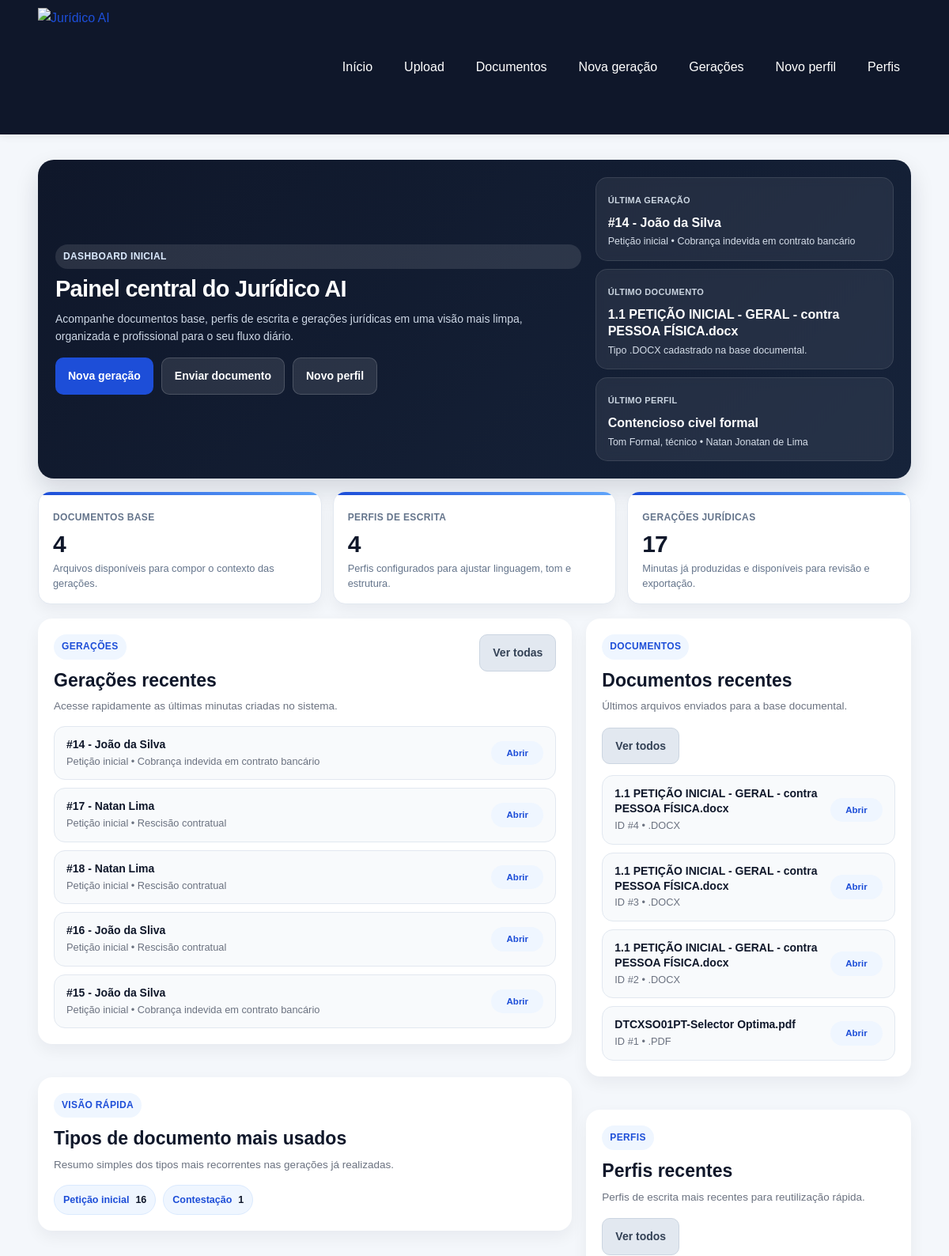
Before: / (upper part) with the older database file.
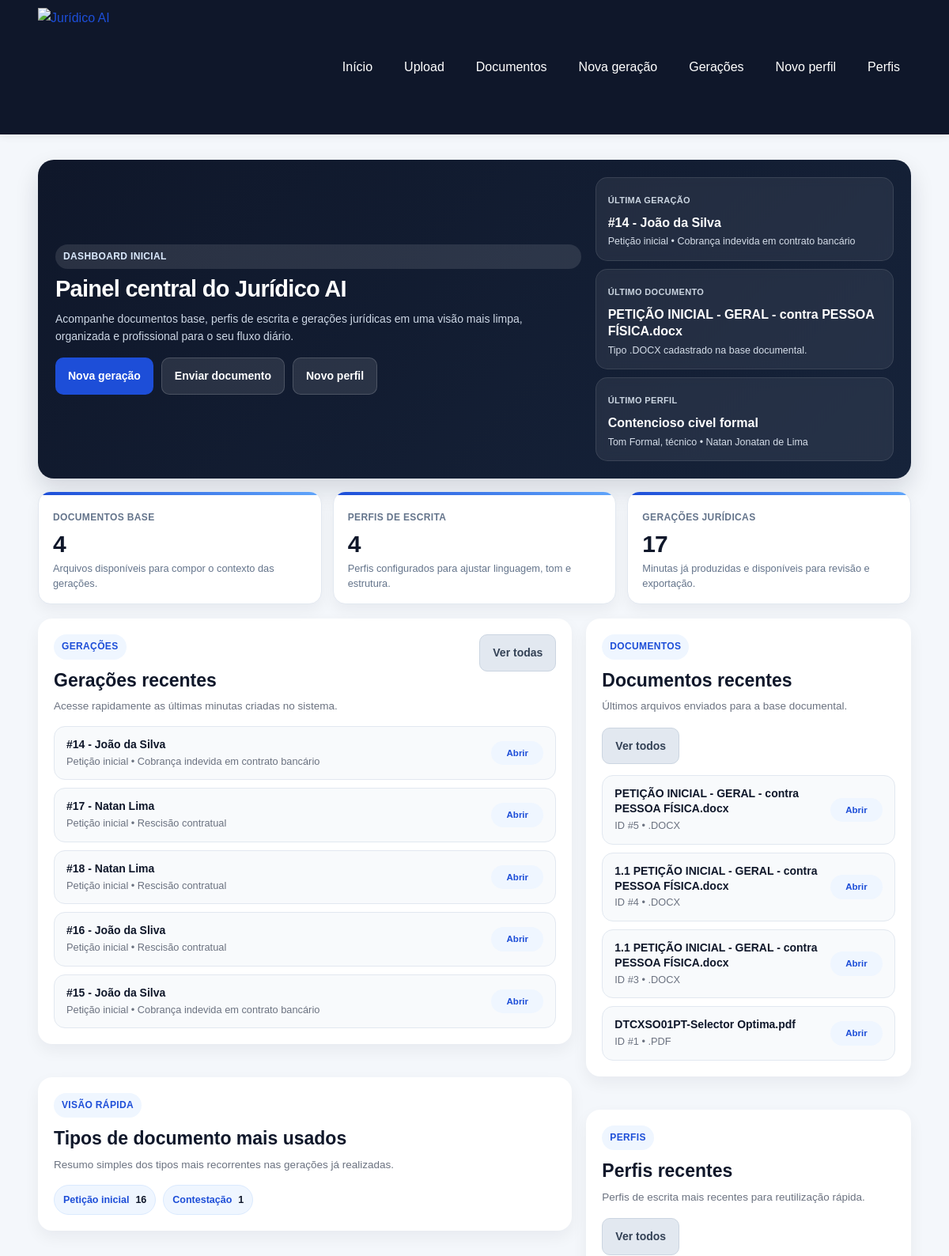
After: the same page with the newer database file.
### app/models/document.py (models this page shows)
class Document(Base):
    __tablename__ = "documents"
    id = Column(Integer, primary_key=True, index=True)
    original_filename = Column(String(255), nullable=False)
    saved_filename = Column(String(255), nullable=False)
    file_path = Column(String(500), nullable=False)
    file_type = Column(String(20), nullable=False)
    extracted_text = Column(Text, nullable=False)
    created_at = Column(DateTime(timezone=True), server_default=func.now(), nullable=False)

### app/models/generation.py (models this page shows)
class Generation(Base):
    __tablename__ = "generations"
    id = Column(Integer, primary_key=True, index=True)
    client_name = Column(String(255), nullable=False)
    document_type = Column(String(255), nullable=False)
    case_subject = Column(String(255), nullable=False)
    facts = Column(Text, nullable=False)
    requests = Column(Text, nullable=False)
    legal_basis = Column(Text, nullable=True)
    context_used = Column(Text, nullable=False)
    generated_text = Column(Text, nullable=False)
    source_document_ids = Column(Text, nullable=True)
    writing_profile_id = Column(
        Integer,
        ForeignKey("writing_profiles.id"),
        nullable=True,
    )
    is_pinned = Column(Boolean, default=False, nullable=False)
    created_at = Column(
        DateTime,
        default=agora_brasil,
        nullable=False,
    )
    updated_at = Column(
        DateTime,
        default=agora_brasil,
        nullable=False,
    )
    writing_profile = relationship("WritingProfile")

### app/routers/home.py (the view)
@router.get("/", response_class=HTMLResponse)
def home_page(request: Request, db: Session = Depends(get_db)):
    total_documents = db.query(Document).count()
    total_profiles = db.query(WritingProfile).count()
    total_generations = db.query(Generation).count()
    recent_documents = (
        db.query(Document)
        .order_by(Document.created_at.desc(), Document.id.desc())
        .limit(4)
        .all()
    )
    recent_profiles = (
        db.query(WritingProfile)
        .order_by(WritingProfile.is_pinned.desc(), WritingProfile.created_at.desc(), WritingProfile.id.desc())
        .limit(4)
        .all()
    )
    recent_generations = (
        db.query(Generation)
        .order_by(Generation.is_pinned.desc(), Generation.updated_at.desc(), Generation.id.desc())
        .limit(5)
        .all()
    )
    generation_types = []
    for generation in db.query(Generation).all():
        tipo = (generation.document_type or "Não informado").strip()
        generation_types.append(tipo or "Não informado")
    generation_type_summary = [
        {"label": label, "count": count}
        for label, count in Counter(generation_types).most_common(5)
    ]
    latest_generation = recent_generations[0] if recent_generations else None
    latest_document = recent_documents[0] if recent_documents else None
    latest_profile = recent_profiles[0] if recent_profiles else None
    return templates.TemplateResponse(
        "index.html",
        {
            "request": request,
            "title": "Página inicial",
            "total_documents": total_documents,
            "total_profiles": total_profiles,
            "total_generations": total_generations,
            "recent_documents": recent_documents,
            "recent_profiles": recent_profiles,
            "recent_generations": recent_generations,
            "generation_type_summary": generation_type_summary,
            "latest_generation": latest_generation,
            "latest_document": latest_document,
            "latest_profile": latest_profile,
        },
    )

### app/templates/index.html (shortened to what the changed rows need)
{% extends "base.html" %}
{% block content %}
<section class="home-dashboard">
    <section class="home-hero-refinado home-hero-refinado-premium home-hero-refinado-final">
        <div class="home-hero-bloco-principal">
            <h2 class="home-hero-titulo">Painel central do Jurídico AI</h2>
        </div>
        <div class="home-hero-resumo home-hero-resumo-premium home-hero-resumo-final">
            <div class="home-resumo-card home-resumo-card-premium home-resumo-card-final">
                <span class="info-label">Última geração</span>
                <span class="home-resumo-valor">
                    {% if latest_generation %}
                        #{{ latest_generation.id }} - {{ latest_generation.client_name }}
                    {% else %}
                        Nenhuma geração ainda
                    {% endif %}
                </span>
                <p>
                    {% if latest_generation %}
                        {{ latest_generation.document_type }} • {{ latest_generation.case_subject }}
                    {% else %}
                        Assim que você gerar a primeira minuta, ela aparecerá aqui.
                    {% endif %}
                </p>
            </div>
            <div class="home-resumo-card home-resumo-card-premium home-resumo-card-final">
                <span class="info-label">Último documento</span>
                <span class="home-resumo-valor">
                    {% if latest_document %}
                        {{ latest_document.original_filename }}
                    {% else %}
                        Nenhum documento enviado
                    {% endif %}
                </span>
                <p>
                    {% if latest_document %}
                        Tipo {{ latest_document.file_type | upper }} cadastrado na base documental.
                    {% else %}
                        Faça upload dos seus modelos e referências jurídicas.
                    {% endif %}
                </p>
            </div>
        </div>
    </section>
    <section class="home-grid-principal home-grid-principal-premium home-grid-principal-final">
        <div class="home-coluna-principal-premium home-coluna-principal-final">
            <section class="card home-card-refinado home-card-premium home-card-final">
                <div class="cabecalho-pagina cabecalho-home-premium cabecalho-home-final">
                    <div>
                        <h2>Gerações recentes</h2>
                    </div>
                </div>
                {% if recent_generations %}
                    <div class="home-lista-refinada home-lista-refinada-premium home-lista-final">
                        {% for generation in recent_generations %}
                            <a class="home-lista-item-refinado home-lista-item-premium home-lista-item-final" href="/generations/{{ generation.id }}">
                                <div class="home-lista-texto">
                                    <strong>{% if generation.is_pinned %}📌 {% endif %}#{{ generation.id }} - {{ generation.client_name }}</strong>
                                    <p>{{ generation.document_type }} • {{ generation.case_subject }}</p>
                                </div>
                                <span class="home-lista-tag home-lista-tag-premium home-lista-tag-final">Abrir</span>
                            </a>
                        {% endfor %}
                    </div>
                {% else %}
                    <div class="empty-state empty-state-home">
                        <p>Nenhuma geração cadastrada até o momento.</p>
                    </div>
                {% endif %}
            </section>
            <section class="card home-card-refinado home-card-premium home-card-final">
                <div class="cabecalho-pagina cabecalho-home-premium cabecalho-home-final">
                    <div>
                        <h2>Tipos de documento mais usados</h2>
                    </div>
                </div>
                {% if generation_type_summary %}
                    <div class="home-tipos-lista home-tipos-lista-premium home-tipos-lista-final">
                        {% for item in generation_type_summary %}
                            <span class="home-tipo-chip home-tipo-chip-premium home-tipo-chip-final">
                                {{ item.label }} <strong>{{ item.count }}</strong>
                            </span>
                        {% endfor %}
                    </div>
                {% else %}
                    <div class="empty-state empty-state-home">
                        <p>Os tipos de documento aparecerão aqui após as primeiras gerações.</p>
                    </div>
                {% endif %}
            </section>
        </div>
        <div class="home-coluna-secundaria home-coluna-secundaria-premium home-coluna-secundaria-final">
            <section class="card home-card-refinado home-card-premium home-card-final">
                <div class="cabecalho-pagina cabecalho-home-premium cabecalho-home-final">
                    <div>
                        <h2>Documentos recentes</h2>
                    </div>
                </div>
                {% if recent_documents %}
                    <div class="home-lista-refinada home-lista-refinada-premium home-lista-final">
                        {% for document in recent_documents %}
                            <a class="home-lista-item-refinado home-lista-item-premium home-lista-item-final" href="/documents/{{ document.id }}">
                                <div class="home-lista-texto">
                                    <strong>{{ document.original_filename }}</strong>
                                    <p>ID #{{ document.id }} • {{ document.file_type | upper }}</p>
                                </div>
                                <span class="home-lista-tag home-lista-tag-premium home-lista-tag-final">Abrir</span>
                            </a>
                        {% endfor %}
                    </div>
                {% else %}
                    <div class="empty-state empty-state-home">
                        <p>Nenhum documento cadastrado ainda.</p>
                    </div>
                {% endif %}
            </section>
            <section class="card home-card-refinado home-card-premium home-card-final">
                <div class="cabecalho-pagina cabecalho-home-premium cabecalho-home-final">
                    <div>
                        <h2>Perfis recentes</h2>
                    </div>
                </div>
            </section>
        </div>
    </section>
</section>
{% endblock %}

Changed rows visible on the page:
removed Document: original_filename "1.1 PETIÇÃO INICIAL - GERAL - contra PESSOA FÍSICA.docx", id "2", file_type ".DOCX"
added Document: original_filename "PETIÇÃO INICIAL - GERAL - contra PESSOA FÍSICA.docx", file_type ".DOCX", id "5"
Other visible differences:
{{ latest_document.original_filename }}: "1.1 PETIÇÃO INICIAL - GERAL - contra PESSOA FÍSICA.docx" → "PETIÇÃO INICIAL - GERAL - contra PESSOA FÍSICA.docx"
